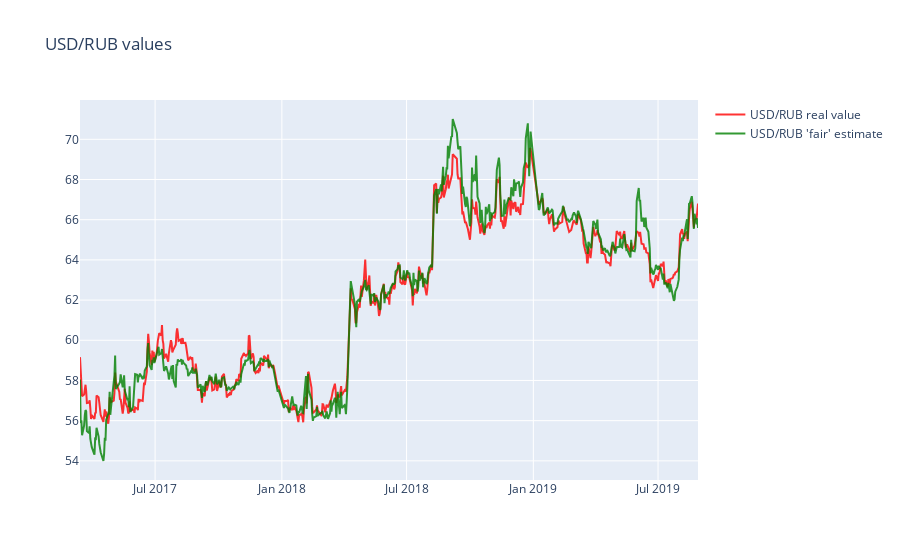

Write notebook code for a chart like this one.
### Code cell
fig = go.Figure()
fig.add_trace(go.Scatter(
                x=predict_df.Date,
                y=predict_df.USD_RUB,
                name="USD/RUB real value ",
                line_color='red',
                opacity=0.8))

fig.add_trace(go.Scatter(
                x=predict_df.Date,
                y=predict_df.prediction,
                name="USD/RUB 'fair' estimate",
                line_color='green',
                opacity=0.8))

fig.update_layout(title_text="USD/RUB values")
fig.show()

### Figure 1 — Plotly figure (JSON) as saved in the notebook; plotly's stock layout.template omitted (floating-point values rounded to 4 significant figures; data arrays with more than 128 entries replaced by an {"elided": "..."} marker saying what was removed)
{"data": [{"line": {"color": "red"}, "name": "USD/RUB real value ", "opacity": 0.8, "type": "scatter", "x": {"elided": "585 str values"}, "y": {"elided": "585 float values"}}, {"line": {"color": "green"}, "name": "USD/RUB 'fair' estimate", "opacity": 0.8, "type": "scatter", "x": {"elided": "585 str values"}, "y": {"elided": "585 float values"}}], "layout": {"title": {"text": "USD/RUB values"}}}
